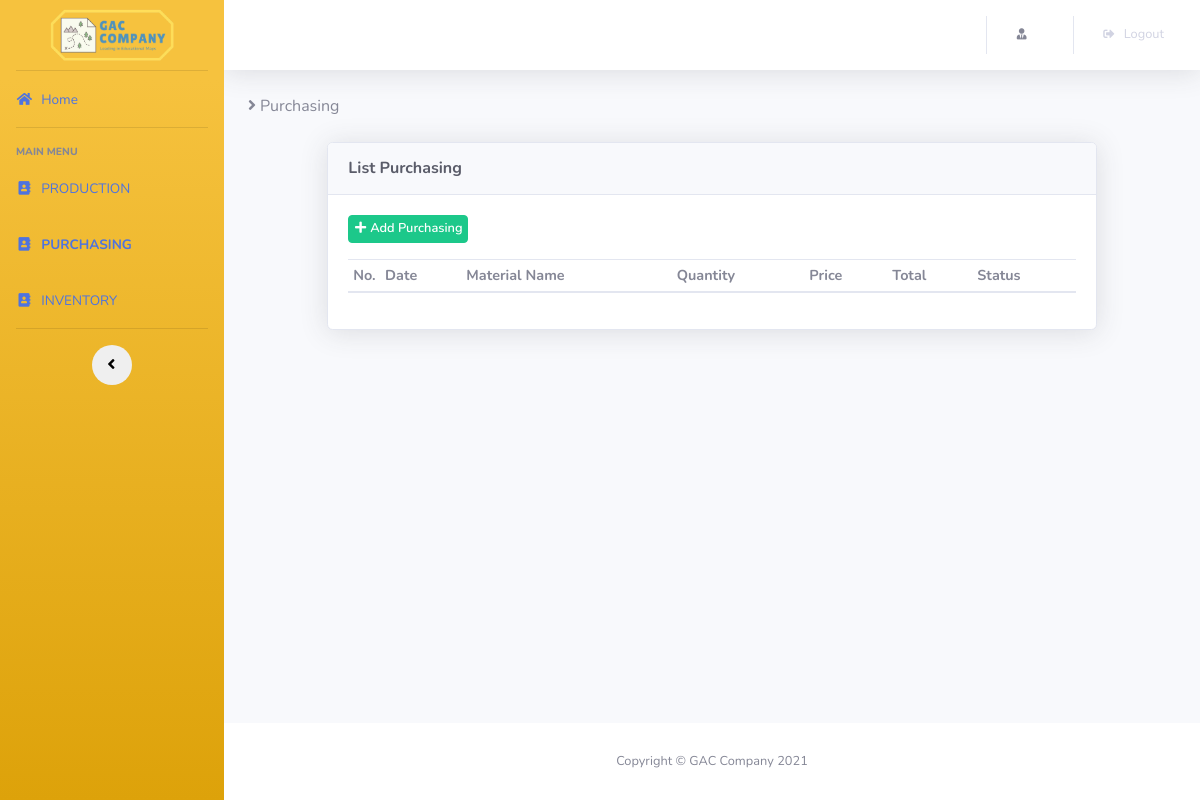
Before: /views/admin/purchasing.php?page=2A with the older database file.
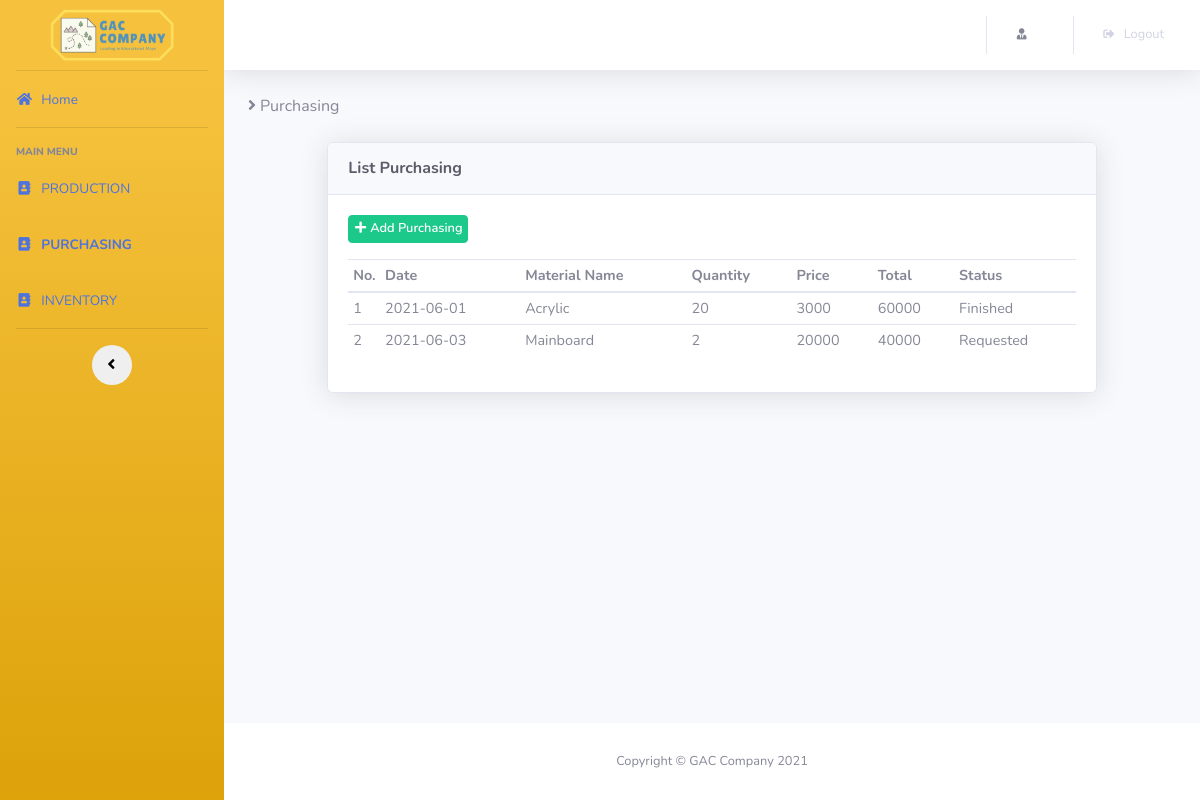
After: the same page with the newer database file.
### tables this page shows
CREATE TABLE `purchasing` (
  `id` int(11) NOT NULL,
  `date` date NOT NULL,
  `material_name` varchar(255) NOT NULL,
  `quantity` int(11) NOT NULL,
  `price` int(11) NOT NULL,
  `status` varchar(255) DEFAULT NULL
);

### config/page.php (called while the page is built, shortened)
<?php
  if(isset($_GET['page'])){
    switch ($page = $_GET['page']) {
    	case '2A':
    		$menu2A = "active";
    		break;
    }
  }
?>

### views/admin/purchasing.php (the view)
<?php
include 'header.php';
$row = $dbconnect->query("SELECT * FROM purchasing")
?>
<div class="d-sm-flex align-items-center justify-content-between mb-4">
  <span><i class="fa fa-angle-right">&nbsp;</i>Purchasing</span>
</div>
<div class="row justify-content-center">
  <div class="col-lg-10">
    <div class="card shadow mb-4">
      <div class="card-header py-3">
        <h6 class="m-0 font-weight-bold text-dark">List Purchasing</h6>
      </div>
      <div class="card-body">
        <div class="pb-3"><a href="add-purchasing.php" class="btn btn-sm btn-success"><i class="fas fa-fw fa-plus">&nbsp;</i>Add Purchasing</a></div>
        <div class="table-responsive">
          <table class="table table-sm" id="dataTable" width="100%" cellspacing="0">
            <thead>
              <tr>
                <th width="1%">No.</th>
                <th>Date</th>
                <th>Material Name</th>
                <th>Quantity</th>
                <th>Price</th>
                <th>Total</th>
                <th>Status</th>
              </tr>
            </thead>
            <tbody>
              <?php if ($row->rowCount() > 0) {
                $no = 1;
                while ($data = $row->fetch()) {
              ?>
                  <tr>
                    <td><?php echo $no ?></td>
                    <td><?php echo $data['date'] ?></td>
                    <td><?php echo $data['material_name'] ?></td>
                    <td><?php echo $data['quantity'] ?></td>
                    <td><?php echo $data['price'] ?></td>
                    <td><?php echo $data['quantity']*$data['price'] ?></td>
                    <td><?php echo $data['status'] ?></td>
                  </tr>
              <?php $no++;
                }
              } ?>
            </tbody>
          </table>
        </div>
      </div>
    </div>
  </div>
</div>
<?php include 'footer.php' ?>

### views/admin/header.php (shortened to what this page needs)
<?php session_start();
include '../../Config/page.php';
include '../../Config/conn.php'; ?>
<!DOCTYPE html>
<html lang="en">
<head>
	<link href="../../assets/vendor/fontawesome-free/css/all.min.css" rel="stylesheet" type="text/css">
	<link href="../../assets/css/sb-admin-2-ram.css" rel="stylesheet">
	<link href="../../assets/vendor/datatables/dataTables.bootstrap4.min.css" rel="stylesheet">
</head>
<body id="page-top">
	<div id="wrapper">
		<ul class="navbar-nav bg-gradient-warning sidebar sidebar-primary accordion" id="accordionSidebar">
			<a class="sidebar-brand d-flex align-items-center justify-content-center" href="#">
				<div class="sidebar-brand-text mx-3"><img src="../../assets/img/logo-gac.png" width="80%"></div>
			</a>
			<hr class="sidebar-divider my-0">
			<li class="nav-item <?php if (isset($menu0)) echo $menu0 ?>">
				<a class="nav-link" href="home.php?page=home">
					<i class="fas fa-fw fa-home"></i>
					<span>Home</span></a>
			</li>
			<hr class="sidebar-divider">
			<div class="sidebar-heading">
				MAIN MENU
			</div>
			<li class="nav-item <?php if (isset($menu1A)) echo $menu1A ?>">
				<a class="nav-link" href="production.php?page=1A">
					<i class="fas fa-fw fa-address-book"></i>
					<span>PRODUCTION</span></a>
			</li>
			<li class="nav-item <?php if (isset($menu2A)) echo $menu2A ?>">
				<a class="nav-link" href="purchasing.php?page=2A">
					<i class="fas fa-fw fa-address-book"></i>
					<span>PURCHASING</span></a>
			</li>
			<li class="nav-item <?php if (isset($menu3A)) echo $menu3A ?>">
				<a class="nav-link" href="inventory.php?page=3A">
					<i class="fas fa-fw fa-address-book"></i>
					<span>INVENTORY</span></a>
			</li>
			<hr class="sidebar-divider">
			<div class="text-center d-none d-md-inline">
				<button class="rounded-circle border-0" id="sidebarToggle"></button>
			</div>
		</ul>
		<div id="content-wrapper" class="d-flex flex-column">
			<div id="content">
				<nav class="navbar navbar-expand navbar-light bg-white topbar mb-4 static-top shadow">
					<ul class="navbar-nav ml-auto">
						<li class="nav-item dropdown no-arrow">
							<a class="nav-link dropdown-toggle" href="#" id="userDropdown" role="button" data-toggle="dropdown" aria-haspopup="true" aria-expanded="false">
								<span class="mr-2 d-none d-lg-inline text-gray-600 small"><i class="fas fa-user-tie fa-sm fa-fw mr-2"></i><?= $_SESSION["name"] ?></span>
							</a>
						</li>
						<li class="nav-item">
							<a class="nav-link" href="../../auth/logout.php">
								<span class="mr-2 d-none d-lg-inline small"><i class="fas fa-sign-out-alt fa-sm fa-fw mr-2"></i>Logout</span>
							</a>
						</li>
					</ul>
				</nav>
				<div class="container-fluid">

### views/admin/footer.php (shortened to what this page needs)
</div>
      </div>
      <footer class="sticky-footer bg-white">
        <div class="container my-auto">
          <div class="copyright text-center my-auto">
            <span>Copyright &copy; GAC Company 2021</span>
          </div>
        </div>
      </footer>
    </div>
  </div>
</body>
</html>

Changed rows visible on the page:
added purchasing: date "2021-06-01", material_name "Acrylic", quantity "20", price "3000", $data['quantity']*$data['price'] "60000", status "Finished"
added purchasing: date "2021-06-03", material_name "Mainboard", quantity "2", price "20000", $data['quantity']*$data['price'] "40000", status "Requested"
